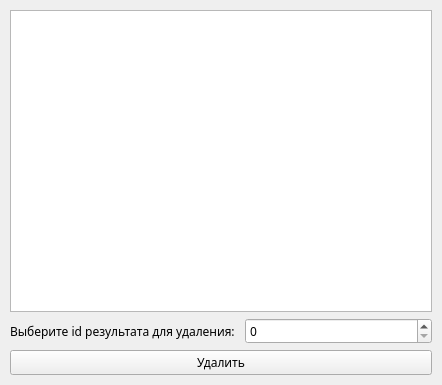
<?xml version="1.0" encoding="UTF-8"?>
<ui version="4.0">
 <class>Form</class>
 <widget class="QWidget" name="Form">
  <property name="geometry">
   <rect>
    <x>0</x>
    <y>0</y>
    <width>442</width>
    <height>385</height>
   </rect>
  </property>
  <property name="windowTitle">
   <string>Удаление результата из таблицы</string>
  </property>
  <layout class="QVBoxLayout" name="verticalLayout">
   <property name="leftMargin">
    <number>10</number>
   </property>
   <property name="topMargin">
    <number>10</number>
   </property>
   <property name="rightMargin">
    <number>10</number>
   </property>
   <property name="bottomMargin">
    <number>10</number>
   </property>
   <item>
    <widget class="QTableWidget" name="tableWidget">
     <property name="font">
      <font>
       <family>PT Sans</family>
      </font>
     </property>
    </widget>
   </item>
   <item>
    <layout class="QHBoxLayout" name="horizontalLayout">
     <property name="spacing">
      <number>10</number>
     </property>
     <item>
      <widget class="QLabel" name="label">
       <property name="font">
        <font>
         <family>PT Sans</family>
        </font>
       </property>
       <property name="text">
        <string>Выберите id результата для удаления:</string>
       </property>
      </widget>
     </item>
     <item>
      <widget class="QSpinBox" name="spinBox">
       <property name="font">
        <font>
         <family>PT Sans</family>
        </font>
       </property>
      </widget>
     </item>
    </layout>
   </item>
   <item>
    <widget class="QPushButton" name="deleteButton">
     <property name="font">
      <font>
       <family>PT Sans</family>
      </font>
     </property>
     <property name="text">
      <string>Удалить</string>
     </property>
    </widget>
   </item>
  </layout>
 </widget>
 <resources/>
 <connections/>
</ui>
